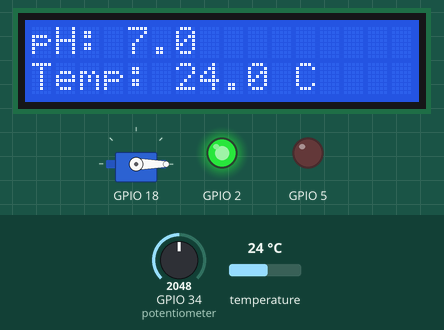
Recording of a sketch running on a simulated ESP32. Shown: 16×2 character LCD, servo, output pins drawn as LEDs (lit = HIGH). The inputs (shaded band) are chosen by the test bench; at power-on: temperature 24 °C, GPIO 34 (potentiometer) = 2048. WiFi joins after 1.5 s; servers stay silent unless stated; uploads are accepted with an empty reply; the local clock reads 2024-03-15 10:24:30 at power-on unless the sketch sets it; random numbers use the default seed unless the sketch sets one; what the sketch prints to the serial monitor is not drawn.

Above: at 5.7 s.
5.8 s: temperature set to 20.4 °C
At 8.5 s:
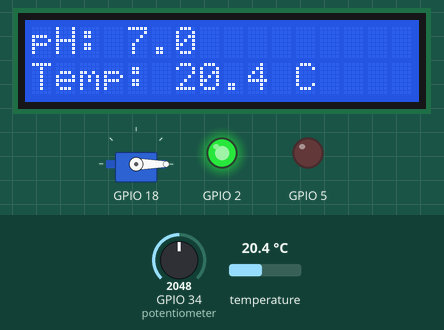
8.9 s: temperature set to 19.6 °C
At 10.3 s:
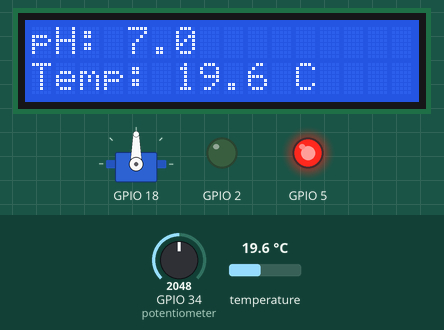
11.6 s: GPIO 34 (potentiometer) set to 2866
At 13.9 s:
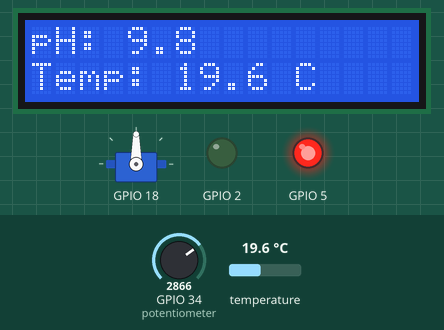
14.3 s: GPIO 34 (potentiometer) set to 3603
At 15.6 s:
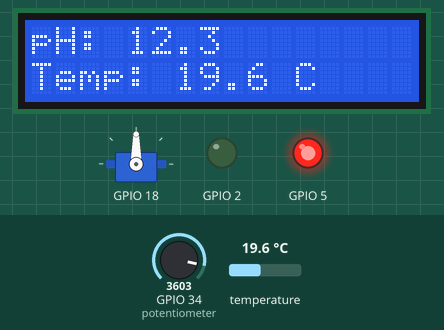
17.0 s: temperature set to 12 °C
At 18.0 s:
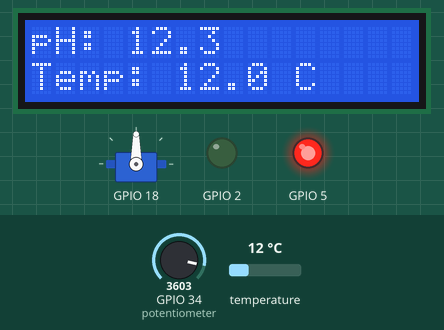
19.7 s: GPIO 34 (potentiometer) set to 4095
At 21.9 s:
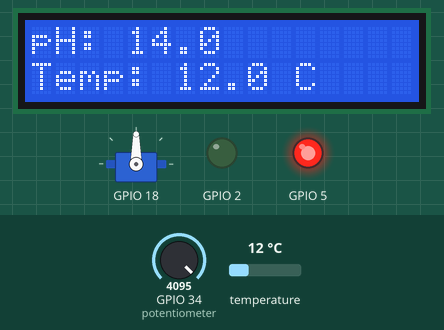
Timing chart, 0 to 23.4 s (numbered marks = the images above; inputs shaded):
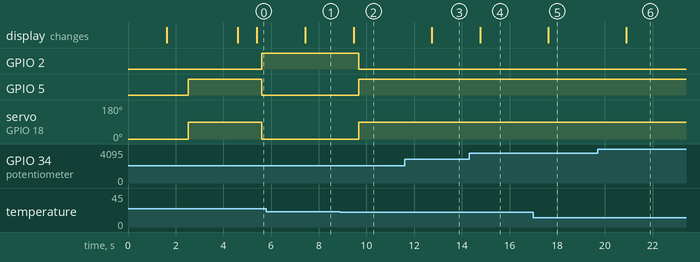

The sketch:

sketch.ino
```cpp
/**
 * @file sketch.ino
 * @brief Dispositivo de telemetría (pH + temperatura) usando Modest IoT Nano-framework.
 */
#include "ModestIoT.h"
#include "TelemetryDevice.h"
#include "CloudConfig.h"
#include <WiFi.h>

TelemetryDevice device;

void setup() {
    Serial.begin(115200);

    // Conexion WiFi
    WiFi.begin(WIFI_SSID, WIFI_PASSWORD, 6);
    Serial.print("Conectando a WiFi");
    while (WiFi.status() != WL_CONNECTED) {
        delay(500);
        Serial.print(".");
    }
    Serial.println();
    Serial.print("WiFi conectado, IP: ");
    Serial.println(WiFi.localIP());
    Serial.println("Iniciando dispositivo...");

    device.begin();

    // Mensaje de bienvenida
    delay(2000);
    device.getLcd().handle(LcdDisplay::UPDATE_DISPLAY_COMMAND);
}

void loop() {
    device.triggerPhReadEvent();
    device.triggerTempReadEvent();

    delay(1000); // Actualiza lecturas cada segundo
}
```

Actuator.cpp
```cpp
/**
* @file Actuator.cpp
 * @brief Implements the Actuator base class.
 *
 * Provides core functionality for actuators in the Modest IoT Nano-framework, including command
 * propagation to an assigned handler. Subclasses should configure hardware and define specific
 * command execution logic.
 *
 * @author Angel Velasquez
 * @date March 22, 2025
 * @version 0.1
 */

/*
 * This file is part of the Modest IoT Nano-framework (C++ Edition).
 * Copyright (c) 2025 Angel Velasquez
 *
 * Licensed under the Creative Commons Attribution-NoDerivatives 4.0 International (CC BY-ND 4.0).
 * You may use, copy, and distribute this software in its original, unmodified form, provided
 * you give appropriate credit to the original author (Angel Velasquez) and include this notice.
 * Modifications, adaptations, or derivative works are not permitted.
 *
 * Full license text: https://creativecommons.org/licenses/by-nd/4.0/legalcode
 */

#include "Actuator.h"

Actuator::Actuator(int pin, CommandHandler* commandHandler)
    : pin(pin), handler(commandHandler) {}

void Actuator::handle(Command command) {
    if (handler != nullptr) {
        handler->handle(command);
    }
}

void Actuator::setHandler(CommandHandler* commandHandler) {
    handler = commandHandler;
}
```

Actuator.h
```cpp
#ifndef ACTUATOR_H
#define ACTUATOR_H

/**
 * @file Actuator.h
 * @brief Declares the Actuator base class.
 *
 * This abstract base class represents output devices in the Modest IoT Nano-framework, providing
 * a foundation for actuators that respond to commands. It includes command propagation to an
 * optional handler, supporting the framework’s CQRS-inspired design.
 *
 * @author Angel Velasquez
 * @date March 22, 2025
 * @version 0.1
 */

/*
 * This file is part of the Modest IoT Nano-framework (C++ Edition).
 * Copyright (c) 2025 Angel Velasquez
 *
 * Licensed under the Creative Commons Attribution-NoDerivatives 4.0 International (CC BY-ND 4.0).
 * You may use, copy, and distribute this software in its original, unmodified form, provided
 * you give appropriate credit to the original author (Angel Velasquez) and include this notice.
 * Modifications, adaptations, or derivative works are not permitted.
 *
 * Full license text: https://creativecommons.org/licenses/by-nd/4.0/legalcode
 */

#include "CommandHandler.h"

class Actuator : public CommandHandler {
protected:
    int pin; ///< GPIO pin assigned to the actuator.
    CommandHandler* handler; ///< Optional handler to receive propagated commands.

public:
    /**
     * @brief Constructs an Actuator with a pin and optional command handler.
     * @param pin The GPIO pin for the actuator.
     * @param commandHandler Pointer to a CommandHandler to receive commands (default: nullptr).
     */
    Actuator(int pin, CommandHandler* commandHandler = nullptr);

    /**
     * @brief Handles a command by propagating it to the assigned handler.
     * @param command The command to handle.
     */
    void handle(Command command) override;

    /**
     * @brief Sets or updates the command handler for this actuator.
     * @param commandHandler Pointer to the new CommandHandler.
     */
    void setHandler(CommandHandler* commandHandler);
};

#endif // ACTUATOR_H
```

CloudClient.cpp
```cpp
#include "CloudClient.h"
#include "CloudConfig.h"
#include <WiFi.h>
#include <mbedtls/base64.h>
#include <ArduinoJson.h>

static String base64Encode(const String& input) {
    size_t olen = 0;
    mbedtls_base64_encode(nullptr, 0, &olen,
                          (const unsigned char*)input.c_str(), input.length());
    char* buf = (char*)malloc(olen + 1);
    if (!buf) return String();
    mbedtls_base64_encode((unsigned char*)buf, olen, &olen,
                          (const unsigned char*)input.c_str(), input.length());
    buf[olen] = '\0';
    String out(buf);
    free(buf);
    return out;
}

bool CloudClient::begin() {
    // En Wokwi/simulacion no es necesario verificar el certificado.
    secureClient.setInsecure();
    Serial.println("[Cloud] TLS en modo insecure (sin verificacion de certificado)");
    return true;
}

bool CloudClient::get(const char* path) {
    if (WiFi.status() != WL_CONNECTED) {
        Serial.println("[Cloud] WiFi no conectado");
        return false;
    }

    HTTPClient http;
    String url = String(CLOUD_BASE_URL) + path;
    http.begin(secureClient, url);
    http.useHTTP10(true);
    http.setTimeout(15000);
    http.addHeader("X-Device-Id", CLOUD_DEVICE_ID);
    http.addHeader("X-Credential", CLOUD_CREDENTIAL);

    int code = http.GET();
    Serial.printf("[Cloud] GET %s -> HTTP %d\n", path, code);
    if (code > 0) {
        Serial.println(http.getString());
    } else {
        Serial.printf("[Cloud] Error: %s\n", http.errorToString(code).c_str());
    }
    http.end();
    return code >= 200 && code < 300;
}

bool CloudClient::health() {
    return get(CLOUD_HEALTH_ENDPOINT);
}

bool CloudClient::deviceAuthSession(String& outDeviceId, String& outOrgId) {
    if (WiFi.status() != WL_CONNECTED) {
        Serial.println("[Cloud] WiFi no conectado");
        return false;
    }

    String creds = String(CLOUD_DEVICE_ID) + ":" + String(CLOUD_CREDENTIAL);
    String b64 = base64Encode(creds);

    HTTPClient http;
    String url = String(CLOUD_BASE_URL) + CLOUD_DEVICE_AUTH_ENDPOINT;
    http.begin(secureClient, url);
    http.useHTTP10(true);
    http.setTimeout(15000);
    http.addHeader("Authorization", "Basic " + b64);
    http.addHeader("Accept", "application/json");

    int code = http.GET();
    Serial.printf("[Cloud] GET %s -> HTTP %d\n", CLOUD_DEVICE_AUTH_ENDPOINT, code);
    bool ok = false;
    if (code > 0) {
        String payload = http.getString();
        Serial.println(payload);
        DynamicJsonDocument doc(512);
        DeserializationError err = deserializeJson(doc, payload);
        if (!err) {
            outDeviceId = doc["deviceId"] | "";
            outOrgId = doc["organizationId"] | "";
            Serial.printf("[Cloud] deviceId=%s organizationId=%s\n",
                          outDeviceId.c_str(), outOrgId.c_str());
            ok = true;
        } else {
            Serial.printf("[Cloud] JSON parse error: %s\n", err.c_str());
        }
    } else {
        Serial.printf("[Cloud] Error: %s\n", http.errorToString(code).c_str());
    }
    http.end();
    return ok && code >= 200 && code < 300;
}

bool CloudClient::sendTelemetry(float ph, float temp, const String& measurementId, const String& measuredAt) {
    if (WiFi.status() != WL_CONNECTED) {
        Serial.println("[Cloud] WiFi no conectado");
        return false;
    }

    String creds = String(CLOUD_DEVICE_ID) + ":" + String(CLOUD_CREDENTIAL);
    String b64 = base64Encode(creds);

    String body = "{\"measurementId\":\"" + measurementId +
                  "\",\"ph\":" + String(ph, 2) +
                  ",\"temperature\":" + String(temp, 2) +
                  ",\"measuredAt\":\"" + measuredAt + "\"}";

    HTTPClient http;
    String url = String(CLOUD_BASE_URL) + CLOUD_TELEMETRY_ENDPOINT;
    http.begin(secureClient, url);
    http.useHTTP10(true);
    http.setTimeout(15000);
    http.addHeader("Authorization", "Basic " + b64);
    http.addHeader("Content-Type", "application/json");

    int code = http.POST(body);
    Serial.printf("[Cloud] POST %s -> HTTP %d\n", CLOUD_TELEMETRY_ENDPOINT, code);
    if (code > 0) {
        Serial.println(http.getString());
    } else {
        Serial.printf("[Cloud] Error: %s\n", http.errorToString(code).c_str());
    }
    http.end();
    return code >= 200 && code < 300;
}
```

CloudClient.h
```cpp
#ifndef CLOUD_CLIENT_H
#define CLOUD_CLIENT_H

#include <Arduino.h>
#include <WiFiClientSecure.h>
#include <HTTPClient.h>

/**
 * @brief Cliente HTTPS para verificar el estado del backend (health check).
 */
class CloudClient {
public:
    bool begin();        ///< Configura TLS (WiFi debe estar conectado).
    bool health();       ///< GET /health al backend.
    bool deviceAuthSession(String& outDeviceId, String& outOrgId); ///< GET device-auth/session con Basic auth.
    bool sendTelemetry(float ph, float temp, const String& measurementId, const String& measuredAt); ///< POST telemetria.

private:
    WiFiClientSecure secureClient;
    bool get(const char* path);
};

#endif // CLOUD_CLIENT_H
```

CommandHandler.h
```cpp
#ifndef COMMAND_HANDLER_H
#define COMMAND_HANDLER_H

/**
 * @file CommandHandler.h
 * @brief Defines the Command structure and CommandHandler interface.
 *
 * This file establishes the foundation for command-driven behavior in the Modest IoT Nano-framework.
 * The `Command` structure represents an action to be performed, and `CommandHandler` is an abstract
 * interface for classes that process commands, supporting a CQRS-inspired design.
 *
 * @author Angel Velasquez
 * @date March 22, 2025
 * @version 0.1
 */

/*
 * This file is part of the Modest IoT Nano-framework (C++ Edition).
 * Copyright (c) 2025 Angel Velasquez
 *
 * Licensed under the Creative Commons Attribution-NoDerivatives 4.0 International (CC BY-ND 4.0).
 * You may use, copy, and distribute this software in its original, unmodified form, provided
 * you give appropriate credit to the original author (Angel Velasquez) and include this notice.
 * Modifications, adaptations, or derivative works are not permitted.
 *
 * Full license text: https://creativecommons.org/licenses/by-nd/4.0/legalcode
 */

/**
 * @brief Represents a command with a unique identifier.
 *
 * Commands are lightweight structs used to instruct devices or actuators to perform actions.
 * Define custom commands by assigning unique IDs in your application.
 */
struct Command {
    int id; ///< Unique identifier for the command type.

    explicit Command(int commandId) : id(commandId) {}
    bool operator==(const Command& other) const { return id == other.id; }
};

/**
 * @brief Abstract interface for handling commands.
 *
 * Implement this interface in classes that need to execute commands. The `handle` method is called
 * when a command is issued, allowing for custom execution logic.
 */
class CommandHandler {
public:
    virtual void handle(Command command) = 0; ///< Pure virtual method to process a command.
    virtual ~CommandHandler() = default; ///< Virtual destructor for safe inheritance.
};

#endif // COMMAND_HANDLER_H
```

Device.cpp
```cpp
/**
* @file Device.cpp
 * @brief Implements the Device interface for the ModestIoT library.
 *
 * Placeholder for the abstract Device class in the ModestIoT (C++ Edition) Arduino library.
 * Concrete implementations must define the on() and handle() methods to process events and commands.
 *
 * @author Angel Velasquez
 * @date March 22, 2025
 * @version 0.1
 */

/*
 * This file is part of the ModestIoT Arduino library (C++ Edition).
 * Copyright (c) 2025 Angel Velasquez
 *
 * Licensed under the Creative Commons Attribution-NoDerivatives 4.0 International (CC BY-ND 4.0).
 * You may use, copy, and distribute this software in its original, unmodified form, provided
 * you give appropriate credit to the original author (Angel Velasquez) and include this notice.
 * Modifications, adaptations, or derivative works are not permitted.
 *
 * Full license text: https://creativecommons.org/licenses/by-nd/4.0/legalcode
 */

#include "Device.h"

// No implementation needed for abstract class
```

Device.h
```cpp
#ifndef DEVICE_H
#define DEVICE_H

/**
 * @file Device.h
 * @brief Declares the Device interface.
 *
 * This abstract base class in the Modest IoT Nano-framework combines event and command handling,
 * serving as the foundation for complete IoT devices that integrate sensors and actuators.
 *
 * @author Angel Velasquez
 * @date March 22, 2025
 * @version 0.1
 */

/*
 * This file is part of the Modest IoT Nano-framework (C++ Edition).
 * Copyright (c) 2025 Angel Velasquez
 *
 * Licensed under the Creative Commons Attribution-NoDerivatives 4.0 International (CC BY-ND 4.0).
 * You may use, copy, and distribute this software in its original, unmodified form, provided
 * you give appropriate credit to the original author (Angel Velasquez) and include this notice.
 * Modifications, adaptations, or derivative works are not permitted.
 *
 * Full license text: https://creativecommons.org/licenses/by-nd/4.0/legalcode
 */

#include "EventHandler.h"
#include "CommandHandler.h"

class Device : public EventHandler, public CommandHandler {
public:
    /**
     * @brief Handles an event received by the device.
     * @param event The event to process.
     */
    virtual void on(Event event) override = 0;

    /**
     * @brief Handles a command issued to the device.
     * @param command The command to execute.
     */
    virtual void handle(Command command) override = 0;

    virtual ~Device() = default; ///< Virtual destructor for safe inheritance.
};

#endif // DEVICE_H
```

EventHandler.h
```cpp
#ifndef EVENT_HANDLER_H
#define EVENT_HANDLER_H

/**
 * @file EventHandler.h
 * @brief Defines the Event structure and EventHandler interface.
 *
 * This file provides the foundation for event-driven behavior in the Modest IoT Nano-framework.
 * The `Event` structure represents a unique event type, and `EventHandler` is an abstract
 * interface for classes that respond to events, enabling asynchronous reactivity in IoT devices.
 *
 * @author Angel Velasquez
 * @date March 22, 2025
 * @version 0.1
 */

/*
 * This file is part of the Modest IoT Nano-framework (C++ Edition).
 * Copyright (c) 2025 Angel Velasquez
 *
 * Licensed under the Creative Commons Attribution-NoDerivatives 4.0 International (CC BY-ND 4.0).
 * You may use, copy, and distribute this software in its original, unmodified form, provided
 * you give appropriate credit to the original author (Angel Velasquez) and include this notice.
 * Modifications, adaptations, or derivative works are not permitted.
 *
 * Full license text: https://creativecommons.org/licenses/by-nd/4.0/legalcode
 */

/**
 * @brief Represents an event with a unique identifier.
 *
 * Events are lightweight structs used to signal occurrences (e.g., sensor triggers) within
 * the framework. Define custom events by assigning unique IDs in your application.
 */
struct Event {
    int id; ///< Unique identifier for the event type.

    explicit Event(int eventId) : id(eventId) {}
    bool operator==(const Event& other) const { return id == other.id; }
};

/**
 * @brief Abstract interface for handling events.
 *
 * Implement this interface in classes that need to react to events. The `on` method is called
 * when an event occurs, allowing for custom handling logic.
 */
class EventHandler {
public:
    virtual void on(Event event) = 0; ///< Pure virtual method to handle an event.
    virtual ~EventHandler() = default; ///< Virtual destructor for safe inheritance.
};

#endif // EVENT_HANDLER_H
```

Led.cpp
```cpp
/**
 * @file Led.cpp
 * @brief Implements the Led class.
 *
 * Manages LED state changes in the Modest IoT Nano-framework, responding to predefined commands
 * (toggle, on, off) and updating the hardware pin accordingly. This serves as an example
 * implementation of an actuator.
 *
 * @author Angel Velasquez
 * @date March 22, 2025
 * @version 0.1
 */

/*
 * This file is part of the Modest IoT Nano-framework (C++ Edition).
 * Copyright (c) 2025 Angel Velasquez
 *
 * Licensed under the Creative Commons Attribution-NoDerivatives 4.0 International (CC BY-ND 4.0).
 * You may use, copy, and distribute this software in its original, unmodified form, provided
 * you give appropriate credit to the original author (Angel Velasquez) and include this notice.
 * Modifications, adaptations, or derivative works are not permitted.
 *
 * Full license text: https://creativecommons.org/licenses/by-nd/4.0/legalcode
 */

#include "Led.h"
#include <Arduino.h>

const Command Led::TOGGLE_LED_COMMAND = Command(TOGGLE_LED_COMMAND_ID);
const Command Led::TURN_ON_COMMAND = Command(TURN_ON_COMMAND_ID);
const Command Led::TURN_OFF_COMMAND = Command(TURN_OFF_COMMAND_ID);

Led::Led(int pin, bool initialState, CommandHandler* commandHandler)
    : Actuator(pin, commandHandler), state(initialState) {
    pinMode(pin, OUTPUT);
    digitalWrite(pin, state);
}

void Led::handle(Command command) {
    if (command == TOGGLE_LED_COMMAND) {
        state = !state;
        digitalWrite(pin, state);
    } else if (command == TURN_ON_COMMAND) {
        state = true;
        digitalWrite(pin, state);
    } else if (command == TURN_OFF_COMMAND) {
        state = false;
        digitalWrite(pin, state);
    }
    Actuator::handle(command); // Propagate to handler if set
}

bool Led::getState() const {
    return state;
}

void Led::setState(bool newState) {
    state = newState;
    digitalWrite(pin, state);
}
```

PhSensor.cpp
```cpp
#include "PhSensor.h"
#include <Arduino.h>

const Event PhSensor::PH_READ_EVENT = Event(PH_READ_EVENT_ID);

PhSensor::PhSensor(int pin, EventHandler* eventHandler)
    : Sensor(pin, eventHandler) {
    pinMode(pin, INPUT);
}

float PhSensor::readPh() {
    int adcVal = analogRead(pin);
    return (adcVal / 4095.0f) * 14.0f;
}
```

Source omitted: Led.h (2472 bytes), ModestIoT.h (1257 bytes), PhSensor.h (811 bytes), Sensor.cpp (1218 bytes), Sensor.h (1873 bytes), ServoActuator.cpp (755 bytes), ServoActuator.h (1117 bytes), TelemetryDevice.cpp (4670 bytes), TelemetryDevice.h (1858 bytes), TemperatureSensor.cpp (599 bytes), TemperatureSensor.h (1012 bytes), CloudConfig.h (751 bytes) and 2 more

Measured:
- the behaviour switches between 20 and 19.9 °C on temperature (found by bisection; images 1 and 2)
- after the input at 5.8 s, the display: changes after 1.6 s (image 1)
- after the input at 8.9 s, GPIO 2: HIGH → LOW after 0.77 s; GPIO 5: LOW → HIGH after 0.77 s; servo on GPIO 18: 0° → 90° after 0.77 s; the display: changes after 0.57 s (image 2)
- after the input at 11.6 s, the display: changes after 1.1 s (image 3)
- after the input at 14.3 s, the display: changes after 0.48 s (image 4)
- after the input at 17.0 s, the display: changes after 0.62 s (image 5)
- after the input at 19.7 s, the display: changes after 1.2 s (image 6)
